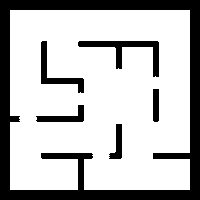
#> input picture src/environment/ressources/maze_19_2.pbm, 200 x 200 px
$ python add_objects_to_env.py
#> lines starting #> are read from the running program, lines starting #| are printed output that depends on the picture; after the words box and inside, x2 and y2 are one past the last pixel; in counts of white or black regions, pixels touching at a corner belong together
#> in create_env_with_objects, x is the input picture: shape (200, 200, 3); 73.8% white; 6 black regions, box (x1, y1, x2, y2) and area: (0, 0, 200, 200) 8373, (78, 41, 159, 77) 794, (41, 41, 84, 93) 531, (36, 105, 84, 122) 349, (109, 124, 122, 159) 249, (153, 89, 159, 122) 196
import numpy as np
import matplotlib.pyplot as plt
import cv2
from cairosvg import svg2png
import pdb
from lxml import etree
import functools
import string
import pprint

_colors = {
    "red": (255, 0, 0),
    "green": (0, 255, 0),
    "blue": (0, 0, 255),
    "yellow": (255, 255, 0),
    "orange": (255, 165, 0),
    "purple": (128, 0, 128),
    "pink": (255, 192, 203),
    "gray": (128, 128, 128),
    "white": (255, 255, 255),
    "black": (0, 0, 0),
}

_colors_vec2_text = {v: k for k, v in _colors.items()}


def tile_im(im_in, num_tiles=3):

#> called with num_tiles = 3
    im = im_in.copy()
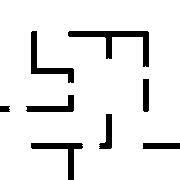
#> im: shape (180, 180, 3); 91.1% white; 8 black regions, largest, box (x1, y1, x2, y2) and area: (68, 31, 149, 67) 794, (31, 31, 74, 83) 531, (31, 143, 83, 180) 494
    height = im.shape[0]
#> height = 180
    width = im.shape[1]
#> width = 180

    h_size = height // num_tiles
#> h_size = 60
    w_size = width // num_tiles
#> w_size = 60

    color_names = list(_colors.keys())
    c_idx = 0
    for t_i in range(num_tiles):
        for t_j in range(num_tiles):

            im[t_i * h_size:(t_i + 1) * h_size, t_j * w_size:(t_j + 1) *
               w_size, :] = _colors[color_names[c_idx]]
            print(t_i, t_j, color_names[c_idx])
            c_idx = (c_idx + 1) % len(color_names)
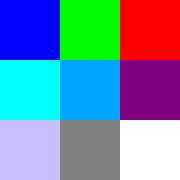
#> im: shape (180, 180, 3); mean of channels 0, 1, 2 170.1, 138.9, 107.7; drawn as B, G, R

    return im


class Bbox:
    # [11 lines left out: functions __init__, inside, not called in this run]


class Scene:
    def __init__(self, layout):
        self.layout = layout
        self.object_dict = {}

        tiled = tile_im(layout[10:layout.shape[0] - 10,
                               10:layout.shape[1] - 10, :])
        self.tiling = layout.copy()
        self.tiling[10:layout.shape[0] - 10,
                    10:layout.shape[1] - 10, :] = tiled
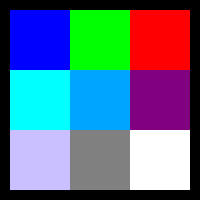
#> self.tiling: shape (200, 200, 3); mean B, G, R 137.8, 112.5, 87.2
        self.tiling[self.layout == 0] = 0
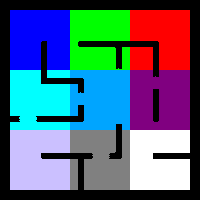
#> self.tiling: shape (200, 200, 3); 7.23% of pixels changed, all inside (x1, y1, x2, y2) = (10, 41, 190, 190)

    def add_obj(self,
                im_path,
                name,
                pos,
                scale,
                change_back=False,
                reverse_rgb=False):
        """
        pos should be (x,y) (for horizontal, vertical)
        scale should be in (0,1]
        """
        if im_path[-4:] == ".svg":
            if change_back:
                random_string = functools.reduce(
                    lambda x, y: x + y,
                    np.random.choice(list(string.ascii_lowercase) +
                                     list(string.digits),
                                     size=15).tolist(), "")
                tmp_out_path = f"/tmp/SVG_{random_string}.svg"
                change_svg_background(im_path, tmp_out_path)
                im = read_svg_file(tmp_out_path)
            else:
                im = read_svg_file(im_path)
        elif im_path[-4:] == ".png":
            im = cv2.imread(im_path)

        if reverse_rgb:
            [r, g, b] = cv2.split(im)
            im = cv2.merge([b, g, r])
        im = cv2.resize(im,
                        dsize=(int(im.shape[1] * scale),
                               int(im.shape[0] * scale)),
                        interpolation=cv2.INTER_AREA)

        p_h = im.shape[0]
        offset_h = p_h % 2
        p_w = im.shape[1]
        offset_w = p_w % 2
        bbox = Bbox(up=max(0, pos[1] - p_h // 2),
                    down=min(pos[1] + p_h // 2 + offset_h,
                             self.layout.shape[0]),
                    left=max(0, pos[0] - p_w // 2),
                    right=min(pos[0] + p_w // 2 + offset_w,
                              self.layout.shape[1]))

        self.object_dict[name] = (pos, im, bbox)

    # [231 lines left out: functions display_object, display, annotate_traj, visualise_traj, point_near_objects, get_area_info and 2 more, not called in this run]


def change_svg_background(file_name, output_name):

#> (the run stopped early here; a loop or call above may not have finished)

$ run again, with src/environment/ressources/layout.png saved as src/environment/ressources/maze_19_2.pbm
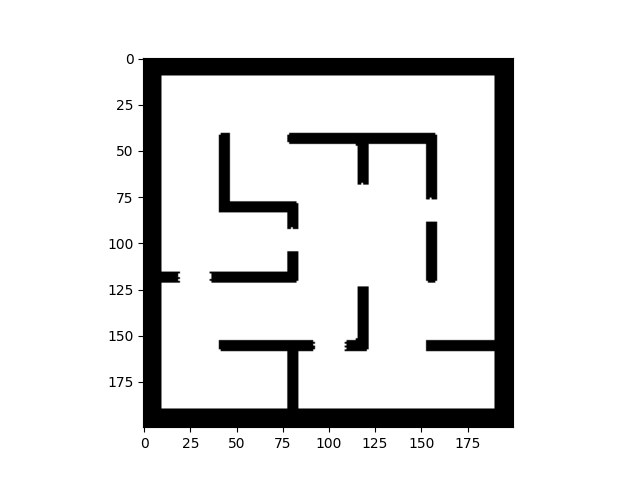
#> input picture src/environment/ressources/layout.png, 640 x 480 px
#> in create_env_with_objects, x is the input picture: shape (480, 640, 3); min 0, max 255, mean 223.9
#> after the loop in tile_im, `for t_i in range(num_tiles):`:
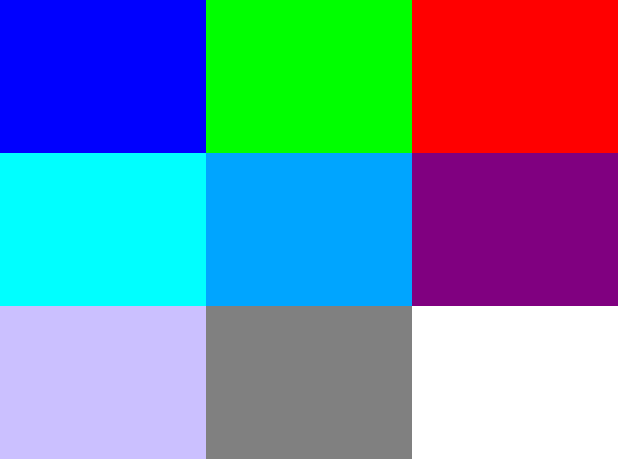
#> im: shape (460, 620, 3); mean of channels 0, 1, 2 170.6, 139.5, 108.5; drawn as B, G, R
#> in __init__, `self.tiling[self.layout == 0] = 0`:
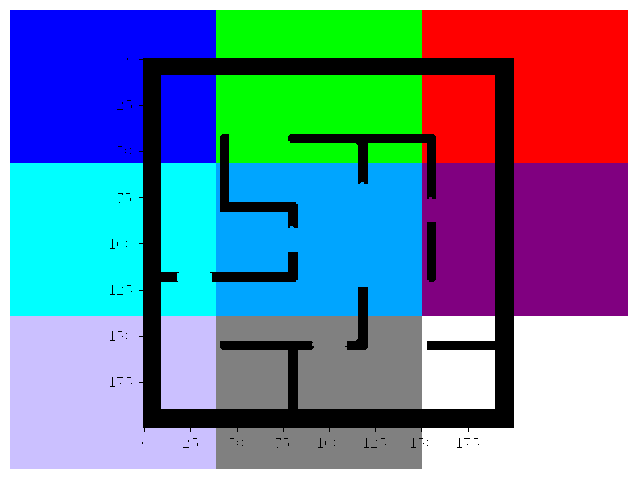
#> self.tiling: shape (480, 640, 3); mean B, G, R 159.3, 131.6, 106.5
